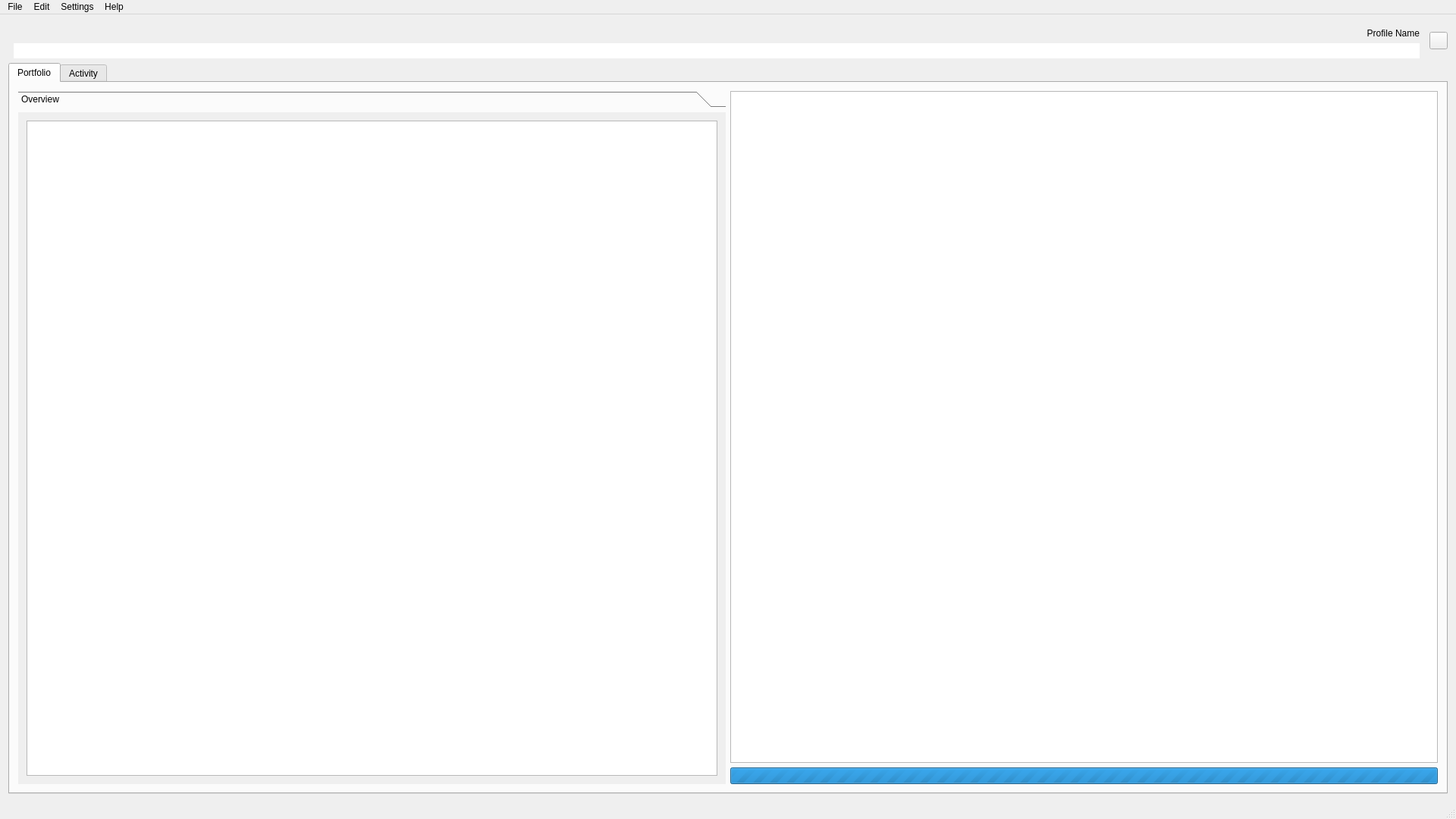
<?xml version="1.0" encoding="UTF-8"?>
<ui version="4.0">
 <class>MainWindow</class>
 <widget class="QMainWindow" name="MainWindow">
  <property name="geometry">
   <rect>
    <x>0</x>
    <y>0</y>
    <width>1920</width>
    <height>1080</height>
   </rect>
  </property>
  <widget class="QWidget" name="centralWidget">
   <layout class="QVBoxLayout" name="verticalLayout">
    <item>
     <widget class="QFrame" name="header">
      <property name="frameShape">
       <enum>QFrame::NoFrame</enum>
      </property>
      <property name="frameShadow">
       <enum>QFrame::Plain</enum>
      </property>
      <layout class="QHBoxLayout" name="horizontalLayout">
       <property name="spacing">
        <number>3</number>
       </property>
       <property name="leftMargin">
        <number>0</number>
       </property>
       <property name="topMargin">
        <number>0</number>
       </property>
       <property name="rightMargin">
        <number>0</number>
       </property>
       <property name="bottomMargin">
        <number>0</number>
       </property>
       <item>
        <spacer name="identitySpacer">
         <property name="orientation">
          <enum>Qt::Horizontal</enum>
         </property>
        </spacer>
       </item>
       <item>
        <widget class="QFrame" name="identity">
         <property name="frameShape">
          <enum>QFrame::NoFrame</enum>
         </property>
         <property name="frameShadow">
          <enum>QFrame::Plain</enum>
         </property>
         <layout class="QVBoxLayout" name="verticalLayout_2">
          <property name="spacing">
           <number>6</number>
          </property>
          <property name="leftMargin">
           <number>0</number>
          </property>
          <property name="topMargin">
           <number>0</number>
          </property>
          <property name="rightMargin">
           <number>10</number>
          </property>
          <property name="bottomMargin">
           <number>0</number>
          </property>
          <item>
           <spacer name="profileSpacer">
            <property name="orientation">
             <enum>Qt::Vertical</enum>
            </property>
           </spacer>
          </item>
          <item>
           <widget class="QLabel" name="profileName">
            <property name="text">
             <string>Profile Name</string>
            </property>
            <property name="alignment">
             <set>Qt::AlignRight|Qt::AlignTrailing|Qt::AlignVCenter</set>
            </property>
           </widget>
          </item>
          <item>
           <widget class="QLineEdit" name="paymentCode">
            <property name="focusPolicy">
             <enum>Qt::NoFocus</enum>
            </property>
            <property name="autoFillBackground">
             <bool>true</bool>
            </property>
            <property name="frame">
             <bool>false</bool>
            </property>
            <property name="alignment">
             <set>Qt::AlignRight|Qt::AlignTrailing|Qt::AlignVCenter</set>
            </property>
            <property name="readOnly">
             <bool>true</bool>
            </property>
           </widget>
          </item>
         </layout>
        </widget>
       </item>
       <item>
        <widget class="metier::widget::QrToolButton" name="qrCode">
         <property name="sizePolicy">
          <sizepolicy hsizetype="Fixed" vsizetype="Fixed">
           <horstretch>1</horstretch>
           <verstretch>1</verstretch>
          </sizepolicy>
         </property>
         <property name="text">
          <string/>
         </property>
        </widget>
       </item>
      </layout>
     </widget>
    </item>
    <item>
     <widget class="QTabWidget" name="tabWidget">
      <property name="currentIndex">
       <number>0</number>
      </property>
      <widget class="QWidget" name="moneyTab">
       <attribute name="title">
        <string>Portfolio</string>
       </attribute>
       <layout class="QGridLayout" name="gridLayout">
        <item row="0" column="1">
         <widget class="QTableView" name="accountActivity">
          <property name="showGrid">
           <bool>false</bool>
          </property>
          <attribute name="horizontalHeaderVisible">
           <bool>true</bool>
          </attribute>
          <attribute name="horizontalHeaderHighlightSections">
           <bool>false</bool>
          </attribute>
          <attribute name="horizontalHeaderStretchLastSection">
           <bool>false</bool>
          </attribute>
          <attribute name="verticalHeaderVisible">
           <bool>false</bool>
          </attribute>
          <attribute name="verticalHeaderHighlightSections">
           <bool>false</bool>
          </attribute>
         </widget>
        </item>
        <item row="1" column="1">
         <widget class="QProgressBar" name="syncProgress">
          <property name="toolTip">
           <string>Blockchain sync progress</string>
          </property>
          <property name="whatsThis">
           <string>This progress bar tracks the download of blockchain data for the selected currency.</string>
          </property>
          <property name="minimum">
           <number>0</number>
          </property>
          <property name="maximum">
           <number>0</number>
          </property>
          <property name="value">
           <number>0</number>
          </property>
          <property name="textVisible">
           <bool>true</bool>
          </property>
          <property name="invertedAppearance">
           <bool>false</bool>
          </property>
          <property name="format">
           <string>%p%</string>
          </property>
         </widget>
        </item>
        <item row="0" column="0" rowspan="2">
         <widget class="QToolBox" name="moneyToolbox">
          <property name="currentIndex">
           <number>0</number>
          </property>
          <widget class="QWidget" name="overviewTab">
           <attribute name="label">
            <string>Overview</string>
           </attribute>
           <layout class="QVBoxLayout" name="overviewTabLayout">
            <item>
             <widget class="QListView" name="accountList"/>
            </item>
           </layout>
          </widget>
         </widget>
        </item>
       </layout>
      </widget>
      <widget class="QWidget" name="messageTab">
       <attribute name="title">
        <string>Activity</string>
       </attribute>
       <layout class="QHBoxLayout" name="messageTabLayout">
        <item>
         <widget class="QFrame" name="contactListFrame">
          <property name="frameShape">
           <enum>QFrame::NoFrame</enum>
          </property>
          <property name="frameShadow">
           <enum>QFrame::Plain</enum>
          </property>
          <layout class="QVBoxLayout" name="contactListFrameLayout">
           <property name="spacing">
            <number>3</number>
           </property>
           <property name="leftMargin">
            <number>0</number>
           </property>
           <property name="topMargin">
            <number>0</number>
           </property>
           <property name="rightMargin">
            <number>0</number>
           </property>
           <property name="bottomMargin">
            <number>0</number>
           </property>
           <item>
            <widget class="QListView" name="contactListView"/>
           </item>
           <item>
            <widget class="QPushButton" name="addContact">
             <property name="text">
              <string>Add Contact</string>
             </property>
            </widget>
           </item>
          </layout>
         </widget>
        </item>
        <item>
         <widget class="QFrame" name="activityThreadFrame">
          <property name="frameShape">
           <enum>QFrame::NoFrame</enum>
          </property>
          <property name="frameShadow">
           <enum>QFrame::Plain</enum>
          </property>
          <layout class="QGridLayout" name="activityThreadFrameLayout">
           <property name="leftMargin">
            <number>0</number>
           </property>
           <property name="topMargin">
            <number>0</number>
           </property>
           <property name="rightMargin">
            <number>0</number>
           </property>
           <property name="bottomMargin">
            <number>0</number>
           </property>
           <property name="spacing">
            <number>3</number>
           </property>
           <item row="0" column="0" colspan="2">
            <widget class="QTableView" name="activityThreadView">
             <property name="showGrid">
              <bool>false</bool>
             </property>
             <attribute name="horizontalHeaderVisible">
              <bool>true</bool>
             </attribute>
             <attribute name="horizontalHeaderHighlightSections">
              <bool>false</bool>
             </attribute>
             <attribute name="horizontalHeaderStretchLastSection">
              <bool>false</bool>
             </attribute>
             <attribute name="verticalHeaderVisible">
              <bool>false</bool>
             </attribute>
             <attribute name="verticalHeaderHighlightSections">
              <bool>false</bool>
             </attribute>
            </widget>
           </item>
           <item row="2" column="1">
            <widget class="QPushButton" name="sendMessage">
             <property name="text">
              <string>Send Message</string>
             </property>
            </widget>
           </item>
           <item row="1" column="0" rowspan="2">
            <widget class="QPlainTextEdit" name="messageEdit"/>
           </item>
          </layout>
         </widget>
        </item>
       </layout>
      </widget>
     </widget>
    </item>
   </layout>
  </widget>
  <widget class="QStatusBar" name="statusBar"/>
  <widget class="QMenuBar" name="menuBar">
   <widget class="QMenu" name="menuFile">
    <property name="title">
     <string>File</string>
    </property>
    <addaction name="action_file_quit"/>
   </widget>
   <widget class="QMenu" name="menuEdit">
    <property name="title">
     <string>Edit</string>
    </property>
   </widget>
   <widget class="QMenu" name="menuSettings">
    <property name="title">
     <string>Settings</string>
    </property>
    <addaction name="action_settings_blockchain"/>
    <addaction name="action_settings_recovery_phrase"/>
   </widget>
   <widget class="QMenu" name="menuHelp">
    <property name="title">
     <string>Help</string>
    </property>
    <addaction name="separator"/>
    <addaction name="action_help_opensource"/>
   </widget>
   <addaction name="menuFile"/>
   <addaction name="menuEdit"/>
   <addaction name="menuSettings"/>
   <addaction name="menuHelp"/>
  </widget>
  <action name="action_settings_blockchain">
   <property name="text">
    <string>Blockchains</string>
   </property>
  </action>
  <action name="action_help_opensource">
   <property name="text">
    <string>Open source</string>
   </property>
  </action>
  <action name="action_file_quit">
   <property name="text">
    <string>Quit</string>
   </property>
  </action>
  <action name="action_settings_recovery_phrase">
   <property name="text">
    <string>Recovery Phrase</string>
   </property>
  </action>
 </widget>
 <layoutdefault spacing="6" margin="11"/>
 <customwidgets>
  <customwidget>
   <class>metier::widget::QrToolButton</class>
   <extends>QToolButton</extends>
   <header>widgets/qrtoolbutton.hpp</header>
  </customwidget>
 </customwidgets>
 <resources/>
 <connections/>
</ui>
